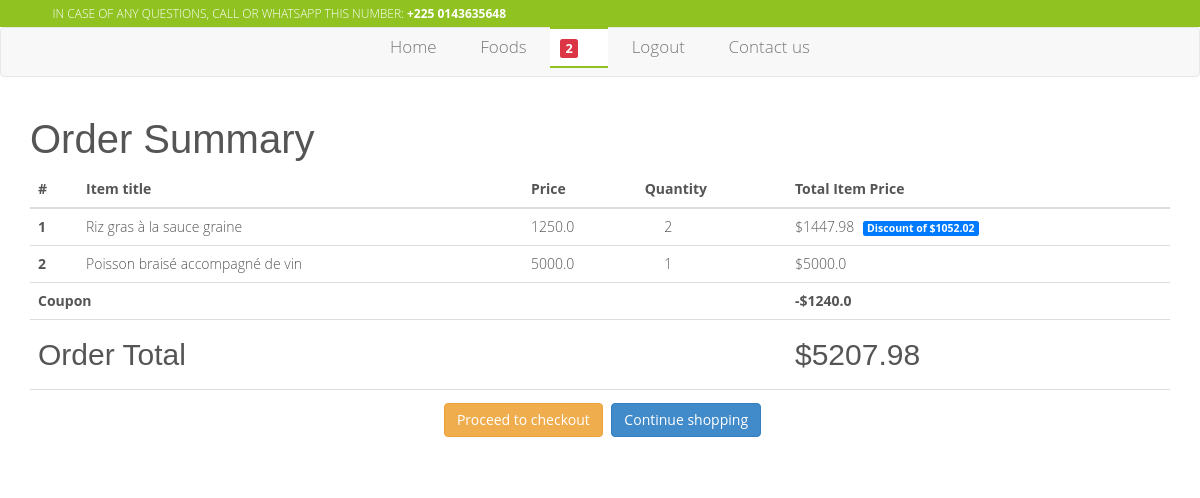
/order/summary/ (signed in), run on the app's committed database.
### profil/models.py (models this page shows, shortened)
class Profil(models.Model):
	user = models.OneToOneField(User, on_delete=models.CASCADE)
	date = models.DateTimeField(auto_now_add=True)
	stripe_customer_id = models.CharField(max_length=50, blank=True,
		null=True, verbose_name='Stripe ID')
	one_click_purchasing = models.BooleanField(default=False)
	def cart_item_count(self):
		items_count = OrderItem.objects.filter(
			user=self.user,
			ordered=False,
		).count()
		return items_count

### orders/models.py (models this page shows, shortened)
class OrderItem(models.Model):
	user = models.ForeignKey(User, on_delete=models.CASCADE)
	ordered = models.BooleanField(default=False)
	item = models.ForeignKey(Item, on_delete=models.CASCADE)
	quantity = models.IntegerField(default=1)
	date = models.DateTimeField(auto_now_add=True, null=True, blank=True)
	def get_total_item_price(self):
		return self.quantity * self.item.price
	def get_total_discount_item_price(self):
		return self.quantity * self.item.discount_price
	def get_amount_saved(self):
		return self.get_total_item_price() - self.get_total_discount_item_price()
	def get_final_price(self):
		if self.item.discount_price:
			return self.get_total_discount_item_price()
		return self.get_total_item_price()

class Order(models.Model):
	user = models.ForeignKey(User, on_delete=models.CASCADE)
	ref_code = models.CharField(max_length=20, blank=True, null=True)
	items = models.ManyToManyField(OrderItem)
	start_date = models.DateTimeField(auto_now_add=True)
	ordered_date = models.DateTimeField()
	ordered = models.BooleanField(default=False)
	shipping_address = models.ForeignKey(
		Address, related_name='shipping_address', on_delete=models.SET_NULL,
		blank=True, null=True)
	billing_address = models.ForeignKey(Address, blank=True, null=True,
		related_name='billing_address', on_delete=models.SET_NULL)
	payment = models.ForeignKey(Payment, on_delete=models.SET_NULL,
		blank=True, null=True)
	coupon = models.ForeignKey(Coupon, on_delete=models.SET_NULL,
		blank=True, null=True)
	being_delivered = models.BooleanField(default=False)
	received = models.BooleanField(default=False)
	refund_requested = models.BooleanField(default=False)
	refund_granted = models.BooleanField(default=False)
	'''
	1. Item added to cart
	2. Adding a billing address
	(Failed checkout)
	3. Payment
	(Preprocessing, processing, packaging etc.)
	4. Being delivered
	5. Received
	'''
	def get_total(self):
		total = 0
		for order_item in self.items.all():
			total += order_item.get_final_price()
		if self.coupon:
			total -= self.coupon.amount
		return total

### products/models.py (models this page shows, shortened)
class Item(models.Model):
	hit_count_generic = GenericRelation(HitCount,
		object_id_field='object_pk',
		related_query_name='hit_count_generic_relation'
	)
	title = models.CharField(max_length=255)
	slug = models.SlugField( max_length=400,
		help_text='Autofill field')
	description = models.TextField()
	picture = ResizedImageField(
		size=[500, 500],
		quality=100,
		upload_to='images/foods/%Y/%m/',
		help_text="Main picture")
	tags = TaggableManager()
	is_public = models.BooleanField(default=True)
	picture_2 = ResizedImageField(
		size=[500, 500],
		quality=100,
		null=True,
		blank=True,
		upload_to='images/foods/%Y/%m/',
		help_text="Second picture")
	picture_3 = ResizedImageField(
		size=[500, 500],
		quality=100,
		null=True,
		blank=True,
		upload_to='images/foods/%Y/%m/',
		help_text="Third picture")
	is_popular = models.BooleanField(default=False)
	date = models.DateTimeField(auto_now_add=True)
	price = models.FloatField()
	discount_price = models.FloatField(blank=True, null=True,
		help_text='Must be smaller than normal price')
	category = models.CharField(max_length=20, default='others',
		choices=CATEGORY_CHOICES)

### coupon/models.py (models this page shows, shortened)
class Coupon(models.Model):
	code = models.CharField(max_length=50)
	amount = models.FloatField()
	date = models.DateTimeField(auto_now_add=True)
	end_date = models.DateTimeField(auto_now_add=True)
	is_active = models.BooleanField(default=False)

### website/views.py (the view)
# urls.py: path('order/summary/', views.order_summary_view, name='order-summary'),
@login_required
def order_summary_view(request):
	order = Order.objects.get(user=request.user, ordered=False) or None
	context = {
		'order' : order,
		'current_site' : get_current_site(request),
	}
	template_name = 'public/orders/order_summary.html'
	return render(request, template_name, context)

### templates/public/orders/order_summary.html (shortened to what this page needs)
{% extends 'public/includes/base.html' %}
{% load i18n %}
{% load static %}
{% load humanize %}
{% load hitcount_tags %}
{% block content %}
  <main>
    <div class="container">
    {% if order %}
    <div class="table-responsive text-nowrap">
    <h2>Order Summary</h2>
    <table class="table">
        <thead>
        <tr>
            <th scope="col">#</th>
            <th scope="col">Item title</th>
            <th scope="col">Price</th>
            <th scope="col">Quantity</th>
            <th scope="col">Total Item Price</th>
        </tr>
        </thead>
        <tbody>
        {% for order_item in order.items.all %}
        <tr>
            <th scope="row">{{ forloop.counter }}</th>
            <td>{{ order_item.item.title }}</td>
            <td>{{ order_item.item.price }}</td>
            <td>
                <a href="{% url 'remove-single-food-from-cart' order_item.item.id order_item.item.slug %}"><i class="fa fa-minus mr-2"></i></a>
                {{ order_item.quantity }}
                <a href="{% url 'add-food-to-cart' order_item.item.id order_item.item.slug %}"><i class="fa fa-plus ml-2"></i></a>
            </td>
            <td>
            {% if order_item.item.discount_price %}
                ${{ order_item.get_total_discount_item_price }}
                <span class="ml-2 badge badge-primary">Discount of ${{ order_item.get_amount_saved }}</span>
            {% else %}
                ${{ order_item.get_total_item_price }}
            {% endif %}
            </td>
        </tr>
        {% endfor %}
        {% if order.coupon %}
        <tr>
            <td colspan="4"><b>Coupon</b></td>
            <td><b>-${{ order.coupon.amount }}</b></td>
        </tr>
        {% endif %}
        {% if order.get_total %}
        <tr class="pt-3">
            <td colspan="4"><h4>Order Total</h4></td>
            <td><h4>${{ order.get_total }}</h4></td>
        </tr>
        <tr class="text-center">
            <td colspan="5">
            <a class='btn btn-warning m-2' href="{% url 'checkout' %}">Proceed to checkout</a>
            <a class='btn btn-primary' href="{% url 'food-list' %}">Continue shopping</a>
            </td>
        </tr>
        {% endif %}
        </tbody>
    </table>
    </div>
    {% endif %}
    </div>
  </main>
{% endblock content %}
{% block header_search %}
    {% include 'public/includes/site_header_without_search.html' %}
{% endblock header_search %}

### templates/public/includes/navbar.html (shortened to what this page needs)
	{% load static %}
	<nav class="navbar navbar-default">
		<div class="container">
		    <div class="collapse navbar-collapse" id="bs-example-navbar-collapse-1">
		      	<ul class="nav navbar-nav nav-main">
		        	<li class="{% if request.path_info == '/' %}active{% endif %}">
		        		<a href="{% url 'home' %}">
		        			Home
		        		</a>
		        	</li>
					<li class="{% if request.path_info == '/foods/' %}active{% endif %}">
						<a href="{% url 'food-list' %}">
							Foods
						</a>
					</li>
					{% if request.user.is_authenticated %}
					<li class="{% if request.path_info == '/order/summary/' %}active{% endif %}">
						<a href="{% url 'order-summary' %}">
							<small class="badge badge-danger z-depth-1 mr-1">
								{{ request.user.profil.cart_item_count }}
							</small>
							<span>
								<i class="fa fa-shopping-cart"></i>
							</span>
						</a>
					</li>
					<li>
						<a href="{% url 'logout' %}">
							Logout
						</a>
					</li>
					{% else %}
					<li class="{% if request.path_info == '/user/login/' %}active{% endif %}">
						<a href="{% url 'login' %}">
							Login
						</a>
					</li>
					{% endif %}
					<li class="{% if request.path_info == '/contact-us/' %}active{% endif %}">
						<a href="{% url 'contact' %}">
							Contact us
						</a>
					</li>
		        </ul>
		    </div>
		</div>
	</nav>

### static/css/style.css (style rules this page uses)
body { font-family: 'Open Sans', sans-serif; color: #555; font-size: 14px; font-weight: 300; }
li { list-style: none; }
h1,h2,h3,h4,h5,h6 { font-family: 'Yanone Kaffeesatz', sans-serif;color: #555 }
h2 { font-size: 40px; }
h4 { font-size: 30px; }
ul { padding-left: 0; }
.nav-main li { -webkit-transition: .2s ease-in-out; -moz-transition: .2s ease-in-out; -ms-transition: .2s ease-in-out; -o-transition: .2s ease-in-out; transition: .2s ease-in-out; font-size: 17px; }
.nav-main > li::before { top: -2px; -webkit-transform: translateY(-10px); -moz-transform: translateY(-10px); transform: translateY(-10px); }
.nav-main > li:after { bottom: -2px; -webkit-transform: translateY(10px); -moz-transform: translateY(10px); transform: translateY(10px); }
.nav-main > li::before, .nav-main > li::after { position: absolute; left: 0; width: 100%; height: 2px; background: #90c322; content: ''; opacity: 0; -webkit-transition: opacity 0.3s, -webkit-transform 0.3s; -moz-transition: opacity 0.3s, -moz-transform 0.3s; transition: opacity 0.3s, transform 0.3s; }
.nav-main > li a { padding: 8px 10px; color: #555; font-size: 17px; }
.navbar-nav { float: none; text-align: center; }
.navbar-nav>li { float: none; display: inline-block; margin:0 10px; }
.navbar-nav .active { border-top: 2px solid #90c322; border-bottom: 2px solid #90c322; margin: -1px 0; }
.navbar-nav .active a { background: #fff !important; }
.badge { display: inline-block; padding: 0.25em 0.4em; font-size: 75%; font-weight: 700; line-height: 1; text-align: center; white-space: nowrap; vertical-align: baseline; border-radius: 0.25rem; transition: color 0.15s ease-in-out, background-color 0.15s ease-in-out, border-color 0.15s ease-in-out, box-shadow 0.15s ease-in-out; }
.badge-primary { color: #fff; background-color: #007bff; }
.badge-danger { color: #fff; background-color: #dc3545; }

### static/css/margins.css (style rules this page uses)
.mr-1, .mx-1 { margin-right: 0.25rem !important; }
.m-2 { margin: 0.5rem !important; }
.mr-2, .mx-2 { margin-right: 0.5rem !important; }
.ml-2, .mx-2 { margin-left: 0.5rem !important; }
.pt-3, .py-3 { padding-top: 1rem !important; }

### data on the page
OrderItem: item "Riz gras à la sauce graine", item.price "1250.0", quantity "2", get_total_discount_item_price "1447.98", get_amount_saved "1052.02"
OrderItem: item "Poisson braisé accompagné de vin", item.price "5000.0", quantity "1", get_total_item_price "5000.0"
Order: coupon.amount "1240.0", get_total "5207.98"

### other printed values
{{ request.user.profil.cart_item_count }} "2"
